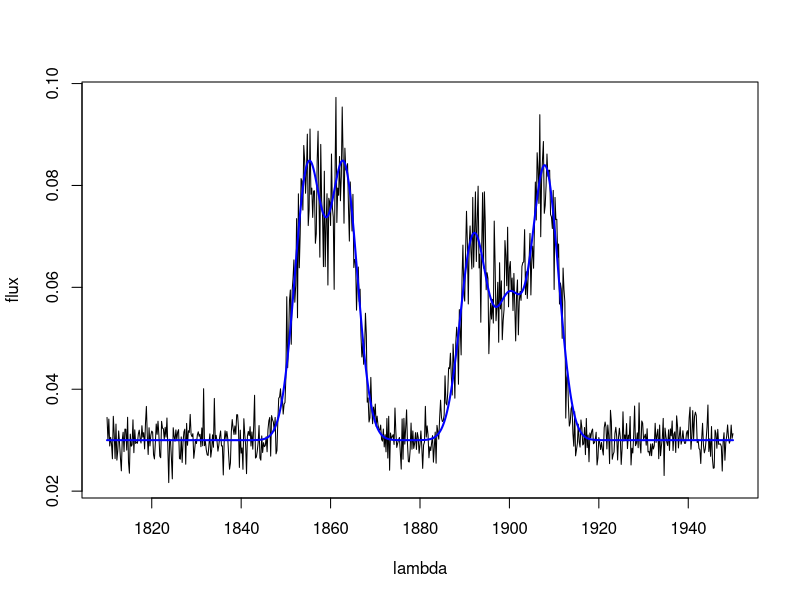
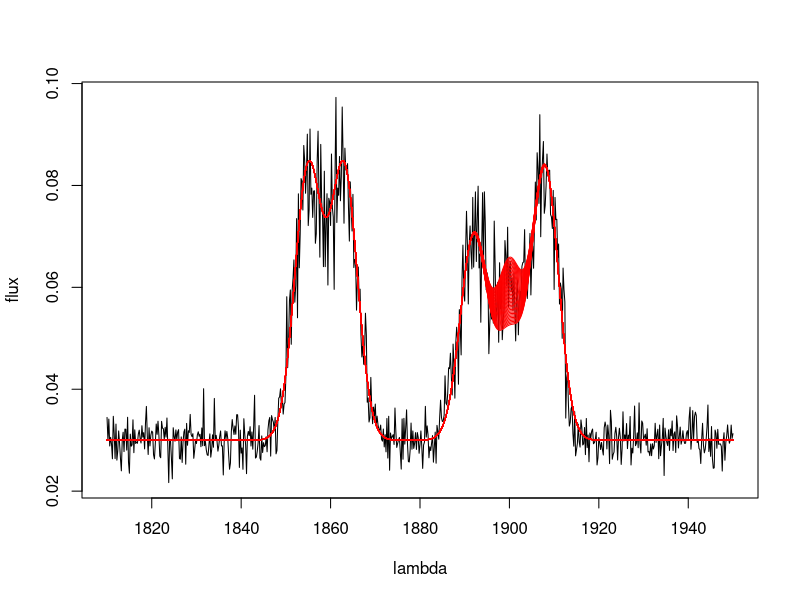
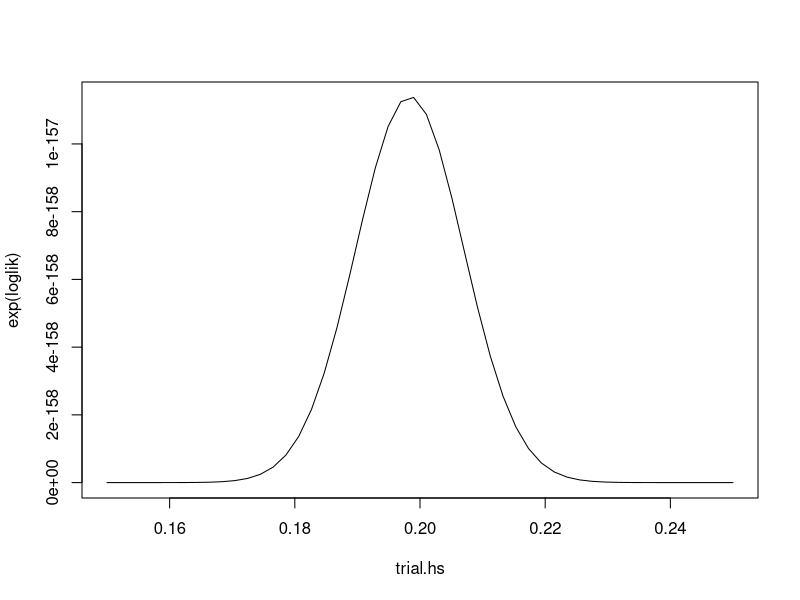

The R source for these figures, in order:

library(mvtnorm)
lambda <- seq(1810,1950,0.2)  
line_wavelengths <- c(1855,1863,1892,1900,1908)
sigma <- c(3,3,3,3,3)
heights <- c(0.4,0.4,0.3,0.2,0.4)
snr=10
set.seed(222)

cont_const <- 0.03
cont_slope <- 0

generate_data <- function(cont_const,cont_slope)
{
  x <- seq(0,1,length.out = length(lambda))
  flux_c <- cont_const+x*cont_slope

  flux_l <- rep(0,length(lambda))
  for (i in 1:length(line_wavelengths))
  {
    flux_l <- flux_l+heights[i]*dnorm(lambda,line_wavelengths[i],sigma[i])
  }
  
  flux <- flux_c+flux_l
  noiseless <- flux
  uncert <- flux/snr

  for (i in 1:length(lambda))
  {
    flux[i] <- rnorm(1,flux[i],uncert[i])
  }
  
  plot(lambda,flux,ty="l")
  lines(lambda,noiseless,col="blue", lwd=2)

  return(flux)
}

flux <- generate_data(0.03,0.0)

generate_noiseless <- function(cont_const,cont_slope,line_wavelengths,sigma,heights)
{
  x <- seq(0,1,length.out = length(lambda))
  flux_c <- cont_const+x*cont_slope
  
  flux_l <- rep(0,length(lambda))
  for (i in 1:length(line_wavelengths))
  {
    flux_l <- flux_l+heights[i]*dnorm(lambda,line_wavelengths[i],sigma[i])
  }
  flux <- flux_c+flux_l
  return(flux)
}

########################################
#                 1
########################################
# All lines have the same (known) width
# All line wavelengths are known
# Constant and known continuum
# Known uncertainties
# No covariances between fluxes
# We want to infer the 1 height
########################################

log_likelihood.1 <- function(h4,observed)
{
  h <- c(heights[1],heights[2],heights[3],h4,heights[5])
  noiseless <- generate_noiseless(0.03,0,line_wavelengths,sigma,h)
  lines(lambda,noiseless,col="red")
  
  #  likelihood <- dmvnorm(observed,noiseless,covariance)
  #  return(likelihood)
  diff<- as.matrix(observed-noiseless,ncol=1)
  log_likelihood <- -(1/2)*t(diff)%*%solve(covariance)%*%diff
  
  return(log_likelihood)
}

plot(lambda,flux,ty="l")
trial.hs <- seq(0.15,0.25,length.out = 50)
loglik <- rep(NA,length(trial.hs))
uncert <- flux/snr
covariance <- diag(x=uncert^2)
for (i in 1:length(trial.hs)) loglik[i] <- log_likelihood.1(trial.hs[i],flux) 
plot(trial.hs,exp(loglik),ty="l")

